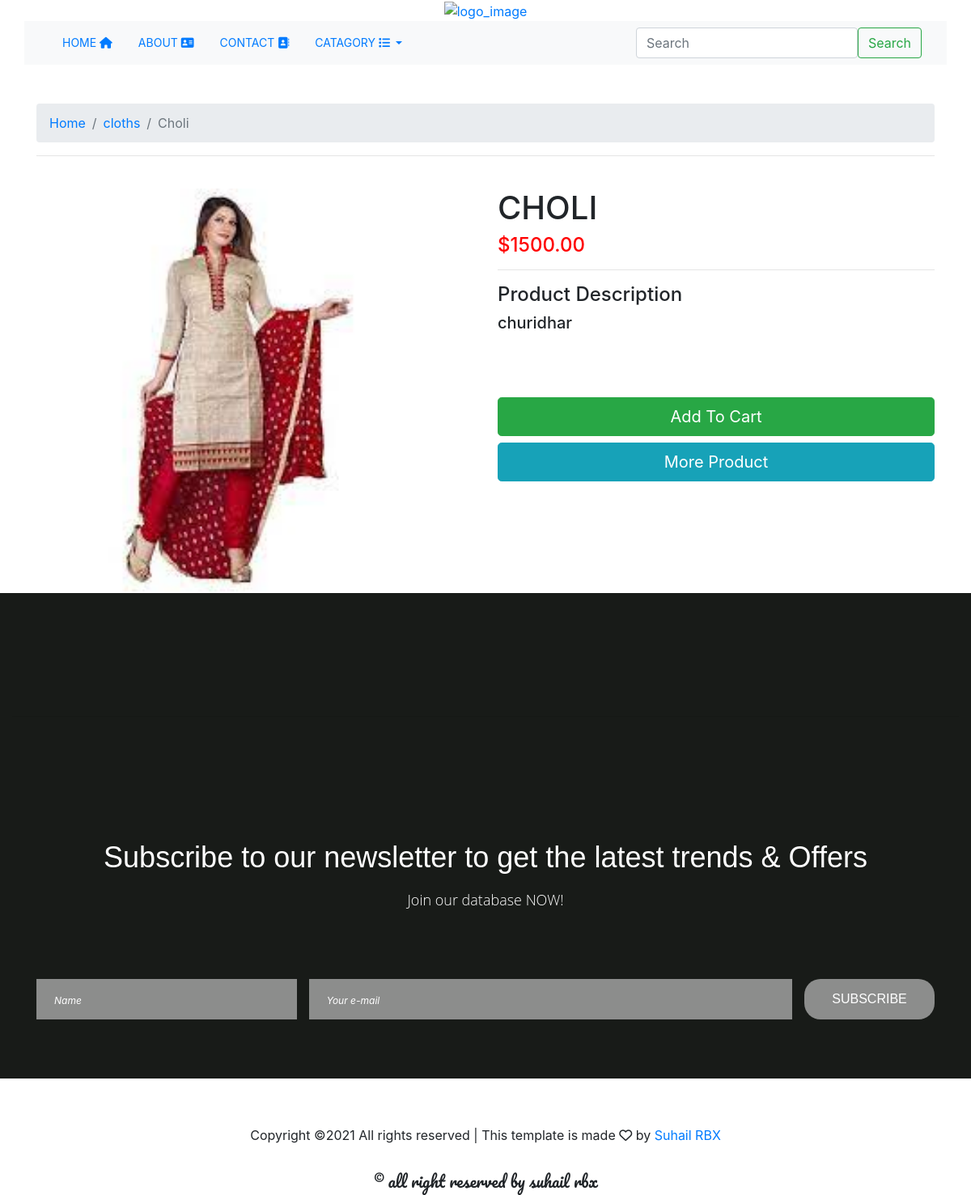
/1/cloths/choli/, run on the app's committed database.
### ecomapp/models.py (models this page shows, shortened)
class product(models.Model):
    name=models.CharField(max_length=250,unique=True)
    slug=models.SlugField(max_length=250,unique=True)
    description=models.TextField(blank=True)
    price=models.DecimalField(max_digits=10,decimal_places=2)
    category=models.ForeignKey(category,on_delete=models.CASCADE)
    image=models.ImageField(upload_to='product',blank=True)
    stock=models.IntegerField()
    available=models.BooleanField(default=True)
    created=models.DateTimeField(auto_now_add=True)
    updated=models.DateTimeField(auto_now=True)
    class Meta:
        ordering = ('name',)
        verbose_name = 'product'
        verbose_name_plural = 'products'

class category(models.Model):
    name=models.CharField(max_length=250,unique=True)
    slug=models.SlugField(max_length=250,unique=True)
    description=models.TextField(blank=True)
    image=models.ImageField(upload_to='category',blank=True)
    class Meta:
        ordering=('name',)
        verbose_name='category'
        verbose_name_plural='categories'
    def get_url(self):
        return reverse('ecomapp:products_by_cat',args=[self.slug])
    def __str__(self):
        return '{}'.format(self.name)

### ecomapp/views.py (the view)
# urls.py: path('<slug:c_slug>/<slug:product_slug>/',views.proDetail,name="proDetail"),
def proDetail(request,c_slug,product_slug):
    try:
        Products=product.objects.get(category__slug=c_slug,slug=product_slug)
    except Exception as e:
        raise  e
    return  render(request,'product.html',{'product':Products})

### cart/context_processors.py (called while the page is built)
def counter(request):
    item_count=0
    if 'admin' in request.path:
        return {}
    else:
        try:
            cart=Cart.objects.filter(cart_id=_cart_id(request))
            cart_items=CartItem.objects.all().filter(cart=cart[:1])
            for cart_item in cart_items:
                item_count += cart_item.quantity
        except Cart.DoesNotExist:
            item_count=0
    return dict(item_count=item_count)

### cart/views.py (called while the page is built)
def _cart_id(request):
    cart=request.session.session_key
    if not cart:
        cart=request.session.create()
    return cart

### ecomapp/context_processors.py (called while the page is built)
def menu_links(request):
    links=category.objects.all()
    return dict(links=links)

### templates/product.html (shortened to what this page needs)
{% extends 'base.html' %}
{% load static %}
{% block content %}
<br>
<div class="container">
<div class="mx-auto">
<nav aria-label="breadcrumb">
  <ol class="breadcrumb">
    <li class="breadcrumb-item"><a href="{% url 'ecomapp:AllprodCat' %}">Home</a></li>
    <li class="breadcrumb-item"><a href="{{product.category.get_url}}">{{product.category}} </a></li>
    <li class="breadcrumb-item active" aria-current="page">{{product.name}}</li>
  </ol>
</nav>
<hr>
          </div>
</div>
<br>
<div class="container">
    <div class="row">
        <div class="col-sm-6">
            <img  class="img-fluid rounded" src="{{product.image.url}}" alt="{{product.name}}" style="width:500px;height:500px;">
        </div>
    <div class="col-sm-6">
        <div>
            <h1 class="text-uppercase">{{product.name}}</h1>
            <h4 style="color:red;">${{product.price}}</h4><hr>
            <h4>Product Description</h4>
            <h5 class="text-justify">{{product.description}}</h5>
        </div>
            {% if product.stock <= 0 %}
                <h1 style="color:red;"><b>OUT OF STOCK</b></h1>
            {% else %}
         <div><br><br><br>
             <a  class="btn btn-success btn-lg btn-block" href="{% url 'cart:add_cart' product.id %}">Add To Cart</a>
             <a  class="btn btn-info btn-lg btn-block" href="{% url 'ecomapp:AllprodCat' %}">More Product</a>
            {% endif %}
         </div>
    </div>
    </div>
</div>
{% endblock %}

### static/css/custome.css (style rules this page uses)
body { font-family: 'Padauk', sans-serif; background-color : #e7e4e4; }

### data on the page
product: category "cloths", name "Choli", image (picture), name "CHOLI", price "1500.00", description "churidhar"
